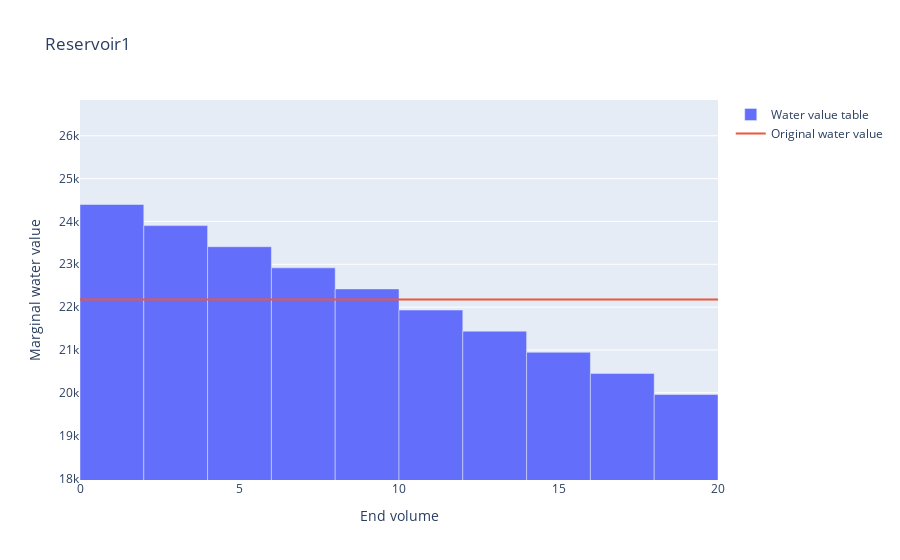
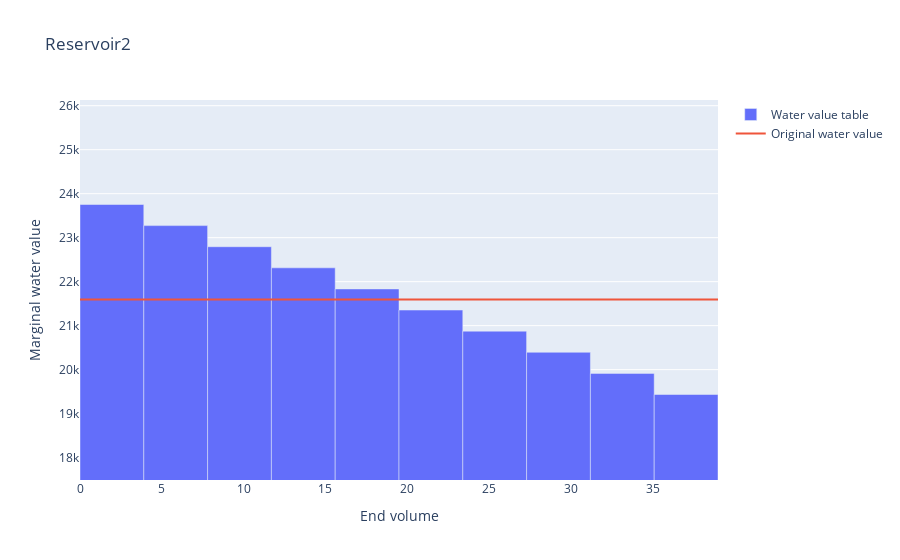

The notebook cell these images were saved under, in order:
### Markdown cell above
## Water value tables
An example of how to specify water values as piece-wise constant functions is shown below. The water value tables are based on the original water values calculated in the first example. The marginal water values in the water value table are spread around the original water value in a uniform way for each volume segment.

It is possible to have reservoirs with constant water values in €/Mm$^3$ and reservoirs with water value tables in the same system, but it is not advisable to mix water value tables and constant end values in €/MWh. This is because the conversion from local energy values to global water values requires a constant water value for all reservoirs of the system. If reservoirs with water value tables and constant local energy values are mixed, the start volume is used to find an approximation of the global water value of the reservoirs with water value tables.

### Code cell
#Create the same basic model as before
shop=ShopSession()
build_model(shop)

#The three reservoir objects
rsv1 = shop.model.reservoir.Reservoir1
rsv2 = shop.model.reservoir.Reservoir2
rsv3 = shop.model.reservoir.Reservoir3

reservoirs = [rsv1,rsv2,rsv3]

#Create a water value table with n segments that has the same total value at vmax as in the first example
wv_orig = [22177.52,21594.52,4104.50] 
n = 10

for wv,rsv in zip(wv_orig,reservoirs):
    vmax = rsv.max_vol.get()
    delta = 0.1*wv
    #The volume segments are vmax/n long, the marginal water value is decreasing from wv+delta to wv-delta from the first to the last segment
    wv_list = [wv+delta*(1-2*i/(n-1)) for i in range(n)]
    vol_list = [i*vmax/n for i in range(n)]
    rsv.water_value_input.set([pd.Series(wv_list, index=vol_list, name=0)])
    
#Plot the water value tables
for i, rsv in enumerate(reservoirs):
    wv_table = rsv.water_value_input.get()[0]
    vols = list(wv_table.index)
    wvs = list(wv_table.values)
        
    dv = vols[1]-vols[0]
    fig = go.Figure(layout={'bargap':0,'title':f"Reservoir{i+1}",'xaxis_title':"End volume",'yaxis_title':"Marginal water value"})
    fig.add_trace(go.Bar(name='Water value table', x0=0.5*dv,dx=dv, y=wvs))
    fig.add_trace(go.Scatter(name="Original water value",x=[0,vols[-1]+dv],y=[wv_orig[i],wv_orig[i]],mode='lines'))    
    fig.update_yaxes(range=[min(wvs)*0.9, max(wvs)*1.1])
    fig.show()
    print("")
    
#Print the water value tables
for rsv in reservoirs:
    wv_table = rsv.water_value_input.get()[0]
    print(f"{rsv.get_name()}:")
    print("Vol WV")
    for vol,wv in wv_table.items():
        print(vol,wv)    
    print("")

### Figure 1 — Plotly figure (JSON) as saved in the notebook; plotly's stock layout.template omitted (floating-point values rounded to 4 significant figures)
{"data": [{"dx": 2, "name": "Water value table", "type": "bar", "x0": 1, "y": [24400.0, 23900.0, 23410.0, 22920.0, 22420.0, 21930.0, 21440.0, 20950.0, 20450.0, 19960.0]}, {"mode": "lines", "name": "Original water value", "type": "scatter", "x": [0, 20], "y": [22180.0, 22180.0]}], "layout": {"bargap": 0, "title": {"text": "Reservoir1"}, "xaxis": {"title": {"text": "End volume"}}, "yaxis": {"range": [17960.0, 26830.0], "title": {"text": "Marginal water value"}}}}

### Figure 2 — Plotly figure (JSON) as saved in the notebook; plotly's stock layout.template omitted (floating-point values rounded to 4 significant figures)
{"data": [{"dx": 3.9, "name": "Water value table", "type": "bar", "x0": 1.95, "y": [23750.0, 23270.0, 22790.0, 22310.0, 21830.0, 21350.0, 20870.0, 20390.0, 19910.0, 19440.0]}, {"mode": "lines", "name": "Original water value", "type": "scatter", "x": [0, 39], "y": [21590.0, 21590.0]}], "layout": {"bargap": 0, "title": {"text": "Reservoir2"}, "xaxis": {"title": {"text": "End volume"}}, "yaxis": {"range": [17490.0, 26130.0], "title": {"text": "Marginal water value"}}}}
